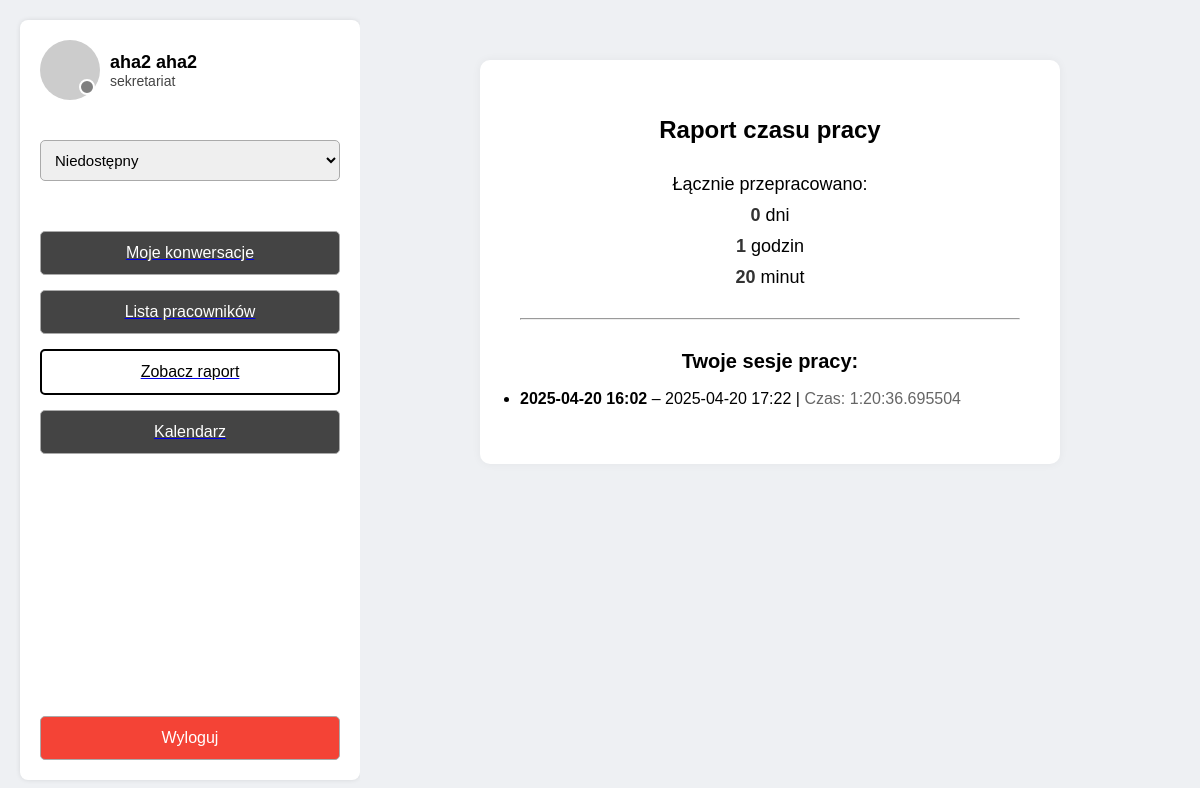
/user/raport/ (signed in), run on the app's committed database.
### users/models.py (models this page shows, shortened)
class User(AbstractUser):
    ROLE_CHOICES = [
        ('administrator', 'Administrator'),
        ('secretariat', 'Sekretariat'),
        ('user', 'Użytkownik'),
    ]
    STATUS_CHOICES = [
        ('available', 'Dostępny'),
        ('busy', 'Zajęty'),
        ('offline', 'Niedostępny'),
    ]
    rola = models.CharField(max_length=20, choices=ROLE_CHOICES, default='user')
    status = models.CharField(max_length=20, choices=STATUS_CHOICES, default='available')

class WorkSession(models.Model):
    user = models.ForeignKey(User, on_delete=models.CASCADE)
    login_time = models.DateTimeField(auto_now_add=True)
    logout_time = models.DateTimeField(null=True, blank=True)
    def duration(self):
        from django.utils.timezone import now
        if self.logout_time:
            return self.logout_time - self.login_time
        return now() - self.login_time

### users/views.py (the view)
# urls.py: path('user/raport/', user_raport, name='user_raport'),
@login_required
def user_raport(request):
    sessions = WorkSession.objects.filter(user=request.user)
    total_duration = sum([s.duration() for s in sessions], start=now() - now())
    total_seconds = int(total_duration.total_seconds())
    hours = total_seconds // 3600
    minutes = (total_seconds % 3600) // 60
    return render(request, 'users/user_raport.html', {
        'sessions': sessions,
        'total_duration': total_duration,
        'hours': hours,
        'minutes': minutes
    })

### users/templates/users/user_raport.html (shortened to what this page needs)
<!DOCTYPE html>
<html lang="pl">
<head>
</head>
<body>
  <div class="container">
    <div class="sidebar">
      <div class="top-section">
        <div class="profile">
          <div class="profile-pic">
            <div class="status-dot {% if request.user.status == 'available' %}green{% elif request.user.status == 'busy' %}orange{% else %}gray{% endif %}"></div>
          </div>
          <div class="user-info">
            <h2>{{ request.user.get_full_name }}</h2>
            <div class="role">{{ request.user.get_rola_display }}</div>
          </div>
        </div>
        <form method="post" action="{% url 'change_status' %}" style="margin-top: 10px;">
          <select name="status" onchange="this.form.submit()" style="width: 100%; padding: 10px; font-size: 15px; border-radius: 5px; border: 1px solid #aaa;">
            <option value="offline" {% if request.user.status == 'offline' %}selected{% endif %}>Niedostępny</option>
          </select>
        </form>
        <div class="buttons">
          <a href="{% url 'messages' %}"><button>Moje konwersacje</button></a>
          <a href="/user/list/"><button>Lista pracowników</button></a>
          <a href="/user/raport/"><button class="active">Zobacz raport</button></a>
          <a href="{% url 'calendar' %}"><button>Kalendarz</button></a>
        </div>
      </div>
      <form method="post" action="{% url 'logout' %}">
        <button class="logout-btn" type="submit">Wyloguj</button>
      </form>
    </div>
    <div class="report-area">
      <div class="report-card">
        <h1>Raport czasu pracy</h1>
        <p>Łącznie przepracowano:</p>
        <p><span class="highlight">{{ total_duration.days }}</span> dni</p>
        <p><span class="highlight">{{ hours }}</span> godzin</p>
        <p><span class="highlight">{{ minutes }}</span> minut</p>
        <hr style="margin: 30px 0;">
        <h2 style="font-size: 20px;">Twoje sesje pracy:</h2>
        <ul style="text-align: left; padding-left: 0;">
          {% for session in sessions %}
            <li style="margin-bottom: 8px;">
              <b>{{ session.login_time|date:"Y-m-d H:i" }}</b> –
              {% if session.logout_time %}
                {{ session.logout_time|date:"Y-m-d H:i" }}
              {% else %}
                <i>aktualnie zalogowany</i>
              {% endif %}
              |
              <span style="color: #666;">Czas: {{ session.duration }}</span>
            </li>
          {% empty %}
            <li>Brak sesji do wyświetlenia.</li>
          {% endfor %}
        </ul>
      </div>
    </div>
  </div>
</body>
</html>

### users/templates/users/user_raport.html (style rules this page uses)
body { margin: 0; font-family: Arial, sans-serif; background-color: #eef0f3; }
.container { display: flex; height: 100vh; padding: 20px; box-sizing: border-box; }
.sidebar { width: 300px; background-color: white; padding: 20px; border-radius: 8px; box-shadow: 0 0 5px rgba(0, 0, 0, 0.1); display: flex; flex-direction: column; justify-content: space-between; }
.top-section { display: flex; flex-direction: column; gap: 30px; }
.profile { display: flex; align-items: center; gap: 10px; }
.profile-pic { width: 60px; height: 60px; background-color: #ccc; border-radius: 50%; position: relative; }
.status-dot { position: absolute; bottom: 5px; right: 5px; width: 12px; height: 12px; background-color: green; border-radius: 50%; border: 2px solid white; }
.user-info h2 { margin: 0; font-size: 18px; }
.role { font-size: 14px; color: #444; }
.buttons { display: flex; flex-direction: column; gap: 15px; margin-top: 20px; }
.buttons button, .logout-btn { width: 100%; padding: 12px 20px; font-size: 16px; border: 1px solid #aaa; border-radius: 5px; cursor: pointer; box-sizing: border-box; text-align: center; display: block; color: #ffffff; background-color: #444; }
.buttons button.active { background-color: #fff; color: #000; cursor: default; border: 2px solid #000; }
.logout-btn { background-color: #f44336; color: white; margin-top: 30px; }
.report-area { flex: 1; background-color: #eef0f3; padding: 40px; display: flex; justify-content: center; align-items: flex-start; }
.report-card { background-color: #fff; border-radius: 10px; box-shadow: 0 0 10px rgba(0, 0, 0, 0.05); padding: 40px; width: 100%; max-width: 500px; text-align: center; }
.report-card h1 { font-size: 24px; margin-bottom: 30px; }
.report-card p { font-size: 18px; margin: 10px 0; }
.highlight { font-weight: bold; color: #333; }
.status-dot.gray { background-color: gray; }

### data on the page
User: user.get_full_name "aha2 aha2", user.rola "sekretariat", status "Niedostępny"
WorkSession: login_time "2025-04-20 16:02", logout_time "2025-04-20 17:22", duration "1:20:36.695504"

### other printed values
{{ total_duration.days }} "0"
{{ hours }} "1"
{{ minutes }} "20"
